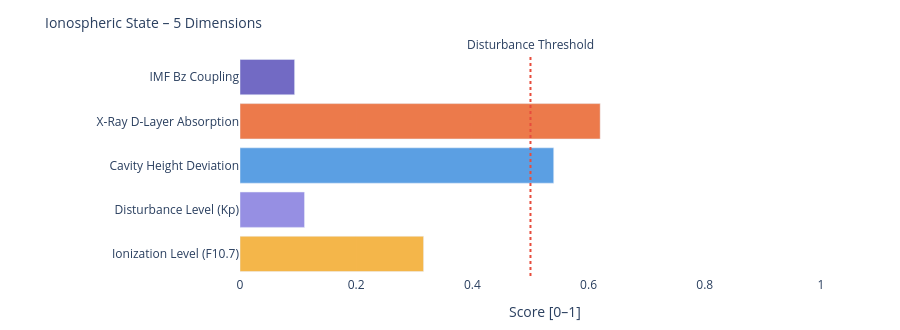

The cell this chart's notebook holds for it:
### Markdown cell above
---
### 📐 Systemic Insight: Geometric Cavity vs. Real Schumann Resonance

**Relevant for:** Layer 6 = delta analysis &nbsp;|&nbsp; Layer 7 = feature vector / system interpretation

A cavity height change from 80 km to 70 km shifts the **idealized geometric frequencies** only minimally:

| Modus | Aktuell | Referenz | Δ |
|-------|---------|----------|---|
| SR-1 | 10.4762 Hz | 10.4599 Hz | +16 mHz |
| SR-2 | 18.1452 Hz | 18.1171 Hz | +28 mHz |
| SR-3 | 25.6612 Hz | 25.6215 Hz | +40 mHz |
| SR-4 | 33.1285 Hz | 33.0772 Hz | +51 mHz |

The geometric effect is limited because 10 km is very small compared to Earth's radius (~6371 km).

**Consequence:** Real Schumann deviations are likely driven more strongly by **conductivity, damping, day/night structure, lightning distribution and source geometry** than by pure cavity height.

---

**Layer 6 compares:**
```
geometric Δ from Layer 4  vs.  observed Δ from real Schumann measurement data
```

**Layer 7 Feature:**
```
If real Δ >> geometric Δ  →  non-geometric factors dominant
```

### Code cell
# ============================================================
# IONOSPHERIC STATE – Summary gauge
# Five dimensions: ionization, disturbance, cavity height, X-Ray, Bz coupling
# ============================================================

def norm(v, lo, hi):
    if v is None: return None
    return round(max(0.0, min(1.0, (v - lo) / (hi - lo))), 3)

# Ionization level (F10.7 → F2-Layer)
ioniz = norm(f107_val, 60, 250)

# Disturbance level (Kp → E/F-Layer irregularities)
disturb = norm(kp_val, 0, 9)

# Cavity height deviation from reference (80 km)
h_dev = norm(abs(h_eff - 80), 0, 20)

# X-Ray ionization (D-Layer absorption)
xray_ioniz = None
if xray_now is not None:
    xray_ioniz = norm(math.log10(max(xray_now, 1e-9)) + 9, 0, 5)

# Bz coupling (southward Bz → stronger magnetosphere-ionosphere coupling)
bz_coupling = norm(-(bz_now or 0), -5, 30) if bz_now is not None else None

dims = [
    ('Ionization Level (F10.7)',    ioniz,      '#F2A623'),
    ('Disturbance Level (Kp)',      disturb,    '#7F77DD'),
    ('Cavity Height Deviation',     h_dev,      '#378ADD'),
    ('X-Ray D-Layer Absorption',    xray_ioniz, '#E85D24'),
    ('IMF Bz Coupling',             bz_coupling,'#534AB7'),
]

fig = go.Figure()
for name, val, col in dims:
    if val is not None:
        h = int(val * 20)
        bar = '█' * h + '░' * (20 - h)
        label = f'{name}:  {bar}  {val:.3f}'
    else:
        label = f'{name}:  {"─" * 20}  n/a'
    fig.add_trace(go.Bar(
        x=[val if val is not None else 0],
        y=[name],
        orientation='h',
        marker_color=col, opacity=0.82,
        showlegend=False
    ))

fig.add_vline(x=0.5, line_dash='dot', line_color='#e74c3c',
              annotation_text='Disturbance Threshold', annotation_position='top')
fig.update_layout(
    title=dict(text='Ionospheric State – 5 Dimensions', font=dict(size=14)),
    xaxis=dict(title='Score [0–1]', range=[0, 1.05]),
    height=330, plot_bgcolor='rgba(0,0,0,0)', paper_bgcolor='rgba(0,0,0,0)',
    margin=dict(l=240, r=50, t=55, b=40)
)
fig.show()

print(f'\nIonospheric state:')
for name, val, _ in dims:
    print(f'  {name:<35} {val:.3f}' if val is not None else f'  {name:<35} n/a')

### Figure 1 — Plotly figure (JSON) as saved in the notebook; plotly's stock layout.template omitted (floating-point values rounded to 4 significant figures)
{"data": [{"marker": {"color": "#F2A623"}, "opacity": 0.82, "orientation": "h", "showlegend": false, "type": "bar", "x": [0.316], "y": ["Ionization Level (F10.7)"]}, {"marker": {"color": "#7F77DD"}, "opacity": 0.82, "orientation": "h", "showlegend": false, "type": "bar", "x": [0.111], "y": ["Disturbance Level (Kp)"]}, {"marker": {"color": "#378ADD"}, "opacity": 0.82, "orientation": "h", "showlegend": false, "type": "bar", "x": [0.54], "y": ["Cavity Height Deviation"]}, {"marker": {"color": "#E85D24"}, "opacity": 0.82, "orientation": "h", "showlegend": false, "type": "bar", "x": [0.62], "y": ["X-Ray D-Layer Absorption"]}, {"marker": {"color": "#534AB7"}, "opacity": 0.82, "orientation": "h", "showlegend": false, "type": "bar", "x": [0.094], "y": ["IMF Bz Coupling"]}], "layout": {"annotations": [{"showarrow": false, "text": "Disturbance Threshold", "x": 0.5, "xanchor": "center", "xref": "x", "y": 1, "yanchor": "bottom", "yref": "y domain"}], "height": 330, "margin": {"b": 40, "l": 240, "r": 50, "t": 55}, "paper_bgcolor": "rgba(0,0,0,0)", "plot_bgcolor": "rgba(0,0,0,0)", "shapes": [{"line": {"color": "#e74c3c", "dash": "dot"}, "type": "line", "x0": 0.5, "x1": 0.5, "xref": "x", "y0": 0, "y1": 1, "yref": "y domain"}], "title": {"font": {"size": 14}, "text": "Ionospheric State – 5 Dimensions"}, "xaxis": {"range": [0, 1.05], "title": {"text": "Score [0–1]"}}}}
